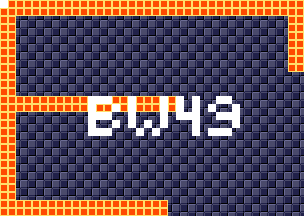

This is a level from a 2D game, rendered from its Tiled map with the project's own tilesets. A one-line summary and the map file follow, with tile-layer data summarised:
An orthogonal 38x27 tile map with 8x8 px tiles, 4 tile layers (background, foreground, room numbers, Objects), 15 tilesets.

<map version="1.5" tiledversion="1.7.1" orientation="orthogonal" renderorder="right-down" width="38" height="27" tilewidth="8" tileheight="8" infinite="0" nextlayerid="11" nextobjectid="1">
 <tileset firstgid="1" source="tilesheets/tsKarniMata.tsx" />
 <tileset firstgid="1025" source="tilesheets/tsVoodooWasp.tsx" />
 <tileset firstgid="2049" source="tilesheets/tsBurial.tsx" />
 <tileset firstgid="3073" source="tilesheets/tsBlueTemple.tsx" />
 <tileset firstgid="4097" source="tilesheets/tsGoddess.tsx" />
 <tileset firstgid="5121" source="tilesheets/tsKonark.tsx" />
 <tileset firstgid="6145" name="sEnemies" tilewidth="8" tileheight="8" tilecount="1024" columns="32">
  <image source="../grapx/tilesheets/sObjects.bmp" trans="ff94ff" width="256" height="256" />
 </tileset>
 <tileset firstgid="7169" source="tilesheets/tsIceTemple.tsx" />
 <tileset firstgid="8193" source="tilesheets/tsLavaArea.tsx" />
 <tileset firstgid="9217" source="tilesheets/tsBossArea.tsx" />
 <tileset firstgid="10241" source="tilesheets/tsPegu.tsx" />
 <tileset firstgid="11265" source="tilesheets/sTiwanakuTemple.tsx" />
 <tileset firstgid="12289" source="tilesheets/sIndraTemple.tsx" />
 <tileset firstgid="13313" source="tilesheets/sTeleport.tsx" />
 <tileset firstgid="14337" source="tilesheets/sObjects.tsx" />
 <layer id="2" name="background" width="38" height="27">
  <data>[1026 cells, 1026 non-empty, 2 distinct tile ids]</data>
 </layer>
 <layer id="1" name="foreground" width="38" height="27">
  <data>[1026 cells, 220 non-empty, 1 distinct tile ids]</data>
 </layer>
 <layer id="7" name="room numbers" width="38" height="27">
  <data>[1026 cells, 45 non-empty, 1 distinct tile ids]</data>
 </layer>
 <layer id="10" name="Objects" width="38" height="27">
  <data>[1026 cells, 0 non-empty, 0 distinct tile ids]</data>
 </layer>
</map>
